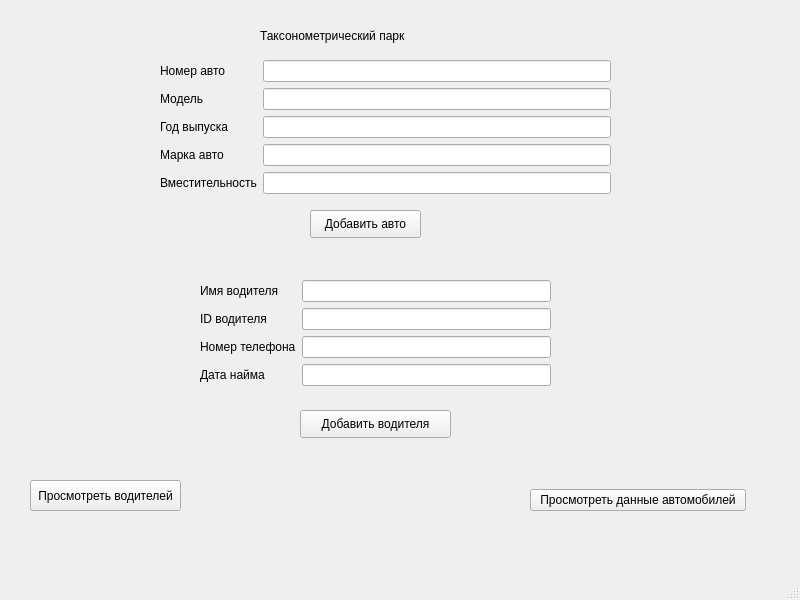
<?xml version="1.0" encoding="UTF-8"?>
<ui version="4.0">
 <class>SecondWindow</class>
 <widget class="QMainWindow" name="SecondWindow">
  <property name="geometry">
   <rect>
    <x>0</x>
    <y>0</y>
    <width>800</width>
    <height>600</height>
   </rect>
  </property>
  <property name="windowTitle">
   <string>MainWindow</string>
  </property>
  <widget class="QWidget" name="centralwidget">
   <widget class="QLabel" name="label">
    <property name="geometry">
     <rect>
      <x>260</x>
      <y>20</y>
      <width>181</width>
      <height>31</height>
     </rect>
    </property>
    <property name="text">
     <string>Таксонометрический парк</string>
    </property>
   </widget>
   <widget class="QWidget" name="verticalLayoutWidget">
    <property name="geometry">
     <rect>
      <x>530</x>
      <y>470</y>
      <width>216</width>
      <height>61</height>
     </rect>
    </property>
    <layout class="QVBoxLayout" name="verticalLayout">
     <item>
      <widget class="QPushButton" name="data_auto">
       <property name="text">
        <string>Просмотреть данные автомобилей</string>
       </property>
      </widget>
     </item>
    </layout>
   </widget>
   <widget class="QPushButton" name="data_auto_2">
    <property name="geometry">
     <rect>
      <x>30</x>
      <y>480</y>
      <width>151</width>
      <height>31</height>
     </rect>
    </property>
    <property name="text">
     <string>Просмотреть водителей</string>
    </property>
   </widget>
   <widget class="QWidget" name="formLayoutWidget">
    <property name="geometry">
     <rect>
      <x>200</x>
      <y>280</y>
      <width>351</width>
      <height>121</height>
     </rect>
    </property>
    <layout class="QFormLayout" name="formLayout">
     <item row="0" column="0">
      <widget class="QLabel" name="full_name">
       <property name="text">
        <string>Имя водителя</string>
       </property>
      </widget>
     </item>
     <item row="0" column="1">
      <widget class="QLineEdit" name="LineEdit_full_name"/>
     </item>
     <item row="1" column="0">
      <widget class="QLabel" name="license_number">
       <property name="text">
        <string>ID водителя </string>
       </property>
      </widget>
     </item>
     <item row="1" column="1">
      <widget class="QLineEdit" name="id_driver"/>
     </item>
     <item row="2" column="1">
      <widget class="QLineEdit" name="LineEdit_phone"/>
     </item>
     <item row="2" column="0">
      <widget class="QLabel" name="phone">
       <property name="text">
        <string>Номер телефона</string>
       </property>
      </widget>
     </item>
     <item row="3" column="1">
      <widget class="QLineEdit" name="LineEdit_date"/>
     </item>
     <item row="3" column="0">
      <widget class="QLabel" name="hire_date">
       <property name="text">
        <string>Дата найма</string>
       </property>
      </widget>
     </item>
    </layout>
   </widget>
   <widget class="QWidget" name="formLayoutWidget_2">
    <property name="geometry">
     <rect>
      <x>160</x>
      <y>60</y>
      <width>451</width>
      <height>141</height>
     </rect>
    </property>
    <layout class="QFormLayout" name="formLayout_2">
     <item row="0" column="0">
      <widget class="QLabel" name="license_plate">
       <property name="text">
        <string>Номер авто</string>
       </property>
      </widget>
     </item>
     <item row="0" column="1">
      <widget class="QLineEdit" name="LineEdit_auto"/>
     </item>
     <item row="1" column="0">
      <widget class="QLabel" name="model">
       <property name="text">
        <string>Модель</string>
       </property>
      </widget>
     </item>
     <item row="1" column="1">
      <widget class="QLineEdit" name="LineEdit_model"/>
     </item>
     <item row="2" column="0">
      <widget class="QLabel" name="year">
       <property name="text">
        <string>Год выпуска</string>
       </property>
      </widget>
     </item>
     <item row="2" column="1">
      <widget class="QLineEdit" name="LineEdit_year"/>
     </item>
     <item row="3" column="0">
      <widget class="QLabel" name="car_type">
       <property name="text">
        <string>Марка авто</string>
       </property>
      </widget>
     </item>
     <item row="3" column="1">
      <widget class="QLineEdit" name="LineEdit_marka"/>
     </item>
     <item row="4" column="0">
      <widget class="QLabel" name="capacity">
       <property name="text">
        <string>Вместительность</string>
       </property>
      </widget>
     </item>
     <item row="4" column="1">
      <widget class="QLineEdit" name="LineEdit_capicaty"/>
     </item>
    </layout>
   </widget>
   <widget class="QPushButton" name="add_auto">
    <property name="geometry">
     <rect>
      <x>310</x>
      <y>210</y>
      <width>111</width>
      <height>28</height>
     </rect>
    </property>
    <property name="text">
     <string>Добавить авто</string>
    </property>
   </widget>
   <widget class="QPushButton" name="pushButton">
    <property name="geometry">
     <rect>
      <x>300</x>
      <y>410</y>
      <width>151</width>
      <height>28</height>
     </rect>
    </property>
    <property name="text">
     <string>Добавить водителя</string>
    </property>
   </widget>
  </widget>
  <widget class="QMenuBar" name="menubar">
   <property name="geometry">
    <rect>
     <x>0</x>
     <y>0</y>
     <width>800</width>
     <height>26</height>
    </rect>
   </property>
  </widget>
  <widget class="QStatusBar" name="statusbar"/>
 </widget>
 <resources/>
 <connections/>
</ui>
